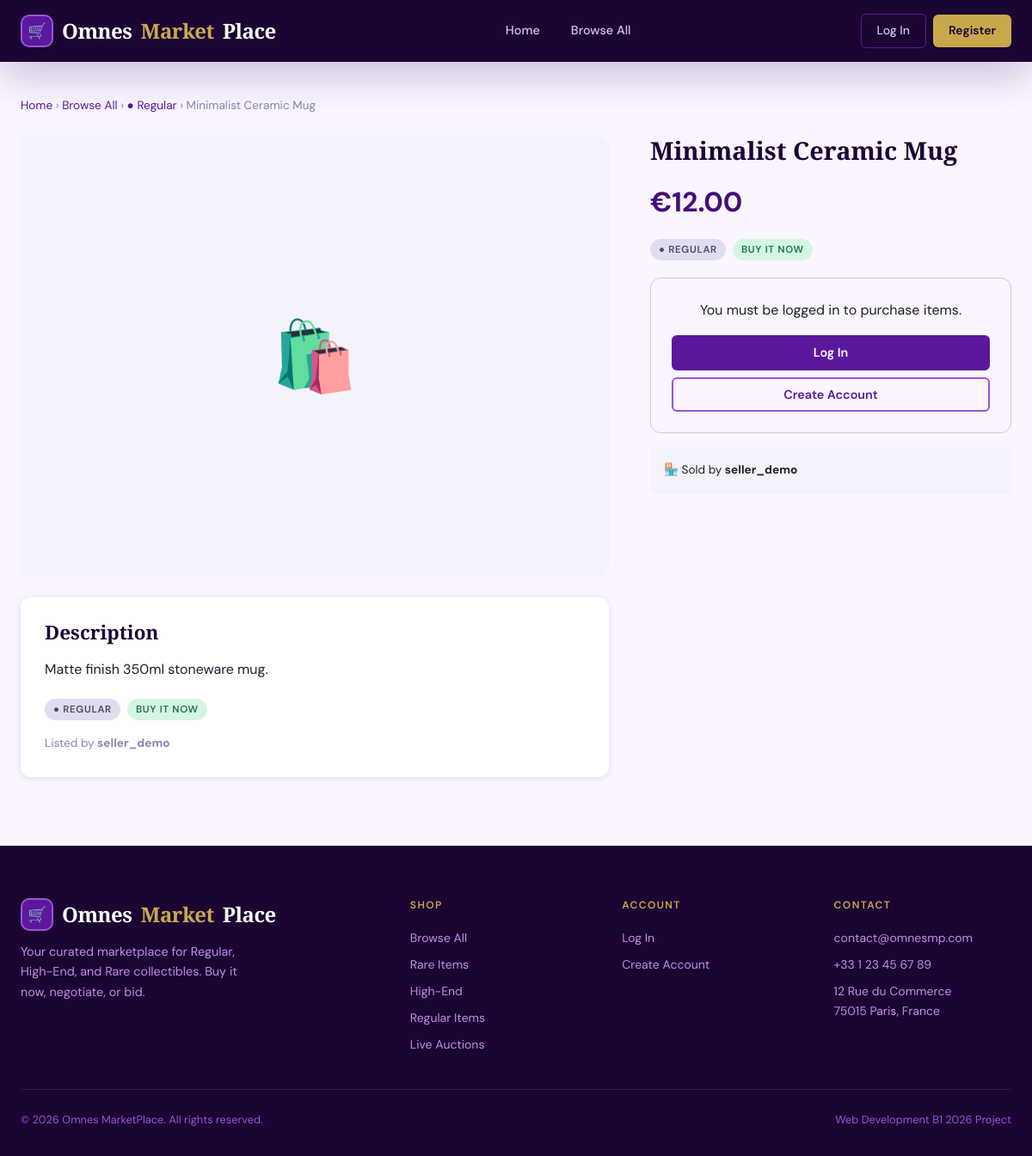
Screenshot of /product.php?id=1 with the database file from the repository.
### tables this page shows
CREATE TABLE IF NOT EXISTS products (
    id            INT AUTO_INCREMENT PRIMARY KEY,
    seller_id     INT NOT NULL,
    name          VARCHAR(200) NOT NULL,
    description   TEXT,
    defects       TEXT,
    price         DECIMAL(10,2) NOT NULL,
    category      ENUM('rare','high_end','regular') NOT NULL,
    sale_type     ENUM('buy_now','negotiation','best_offer') NOT NULL DEFAULT 'buy_now',
    image         VARCHAR(255),
    video_url     VARCHAR(255),
    auction_start DATETIME,
    auction_end   DATETIME,
    is_sold       TINYINT(1) DEFAULT 0,
    created_at    TIMESTAMP DEFAULT CURRENT_TIMESTAMP,
    FOREIGN KEY (seller_id) REFERENCES users(id) ON DELETE CASCADE
);

CREATE TABLE IF NOT EXISTS users (
    id            INT AUTO_INCREMENT PRIMARY KEY,
    username      VARCHAR(60)  NOT NULL UNIQUE,
    email         VARCHAR(120) NOT NULL UNIQUE,
    password_hash VARCHAR(255) NOT NULL,
    role          ENUM('admin','seller','buyer') NOT NULL DEFAULT 'buyer',
    first_name    VARCHAR(60),
    last_name     VARCHAR(60),
    phone         VARCHAR(30),
    address_line1 VARCHAR(150),
    address_line2 VARCHAR(150),
    city          VARCHAR(80),
    postal_code   VARCHAR(20),
    country       VARCHAR(80),
    profile_photo VARCHAR(255),
    created_at    TIMESTAMP DEFAULT CURRENT_TIMESTAMP
);

### includes/functions.php (called while the page is built, shortened)
<?php
function formatPrice($price) {
    return '€' . number_format((float)$price, 2, '.', ',');
}
function getCategoryLabel($category) {
    $labels = [
        'rare'     => '✦ Rare',
        'high_end' => '◈ High-End',
        'regular'  => '● Regular',
    ];
    return $labels[$category] ?? ucfirst($category);
}
function getSaleTypeLabel($sale_type) {
    $labels = [
        'buy_now'     => 'Buy It Now',
        'negotiation' => 'Negotiation',
        'best_offer'  => 'Best Offer',
    ];
    return $labels[$sale_type] ?? ucfirst($sale_type);
}
function getProductById($conn, $id) {
    $stmt = $conn->prepare(
        "SELECT p.*, u.username AS seller_name
         FROM products p
         LEFT JOIN users u ON p.seller_id = u.id
         WHERE p.id = ?"
    );
    $stmt->bind_param('i', $id);
    $stmt->execute();
    return $stmt->get_result()->fetch_assoc();
}
?>

### includes/sessions.php (called while the page is built, shortened)
<?php
function isLoggedIn() {
    return isset($_SESSION['user_id']) && !empty($_SESSION['user_id']);
}
?>

### product.php (the view, shortened to what this page needs)
<?php
require_once 'includes/sessions.php';
require_once 'includes/db.php';
require_once 'includes/functions.php';
$id = isset($_GET['id']) ? (int)$_GET['id'] : 0;
$product = getProductById($conn, $id);
$img = !empty($product['image']) ? 'assets/uploads/' . htmlspecialchars($product['image']) : null;
$placeholder_icons = ['rare'=>'💎','high_end'=>'🪑','regular'=>'🛍️'];
$icon = $placeholder_icons[$product['category']] ?? '📦';
require_once 'templates/header.php';
?>
<div class="container">
    <nav style="margin-bottom:24px;font-size:0.85rem;color:var(--gray-400);">
        <a href="index.php">Home</a> &rsaquo;
        <a href="products.php">Browse All</a> &rsaquo;
        <a href="products.php?cat=<?php echo htmlspecialchars($product['category']); ?>"><?php echo getCategoryLabel($product['category']); ?></a> &rsaquo;
        <span><?php echo htmlspecialchars($product['name']); ?></span>
    </nav>
    <div class="product-detail-grid">
        <div>
            <div class="product-detail-img">
                <?php if ($img): ?>
                    <img src="<?php echo $img; ?>" alt="<?php echo htmlspecialchars($product['name']); ?>">
                <?php else: ?>
                    <div style="display:flex;align-items:center;justify-content:center;height:100%;font-size:5rem;color:var(--purple-300);">
                        <?php echo $icon; ?>
                    </div>
                <?php endif; ?>
            </div>
            <div style="background:var(--white);border-radius:var(--radius-md);padding:28px;margin-top:24px;box-shadow:var(--shadow-sm);">
                <h3 style="margin-bottom:16px;">Description</h3>
                <p><?php echo nl2br(htmlspecialchars($product['description'])); ?></p>
                <div style="margin-top:20px;display:flex;gap:8px;flex-wrap:wrap;">
                    <span class="badge badge-<?php echo str_replace('_','-',$product['category']); ?>">
                        <?php echo getCategoryLabel($product['category']); ?>
                    </span>
                    <span class="badge badge-<?php echo str_replace('_','-',$product['sale_type']); ?>">
                        <?php echo getSaleTypeLabel($product['sale_type']); ?>
                    </span>
                </div>
                <?php if ($product['seller_name']): ?>
                    <p class="text-small text-muted" style="margin-top:16px;">
                        Listed by <strong><?php echo htmlspecialchars($product['seller_name']); ?></strong>
                    </p>
                <?php endif; ?>
            </div>
        </div>
        <div class="product-detail-side">
            <h1 style="font-size:1.8rem;"><?php echo htmlspecialchars($product['name']); ?></h1>
            <div class="detail-price"><?php echo formatPrice($product['price']); ?></div>
            <div class="detail-meta">
                <span class="badge badge-<?php echo str_replace('_','-',$product['category']); ?>">
                    <?php echo getCategoryLabel($product['category']); ?>
                </span>
                <span class="badge badge-<?php echo str_replace('_','-',$product['sale_type']); ?>">
                    <?php echo getSaleTypeLabel($product['sale_type']); ?>
                </span>
            </div>
            <?php if ($product['is_sold']): ?>
                <div class="alert alert-warning">This item has been sold.</div>
            <?php elseif (!isLoggedIn()): ?>
                <div style="background:var(--purple-50);border:1.5px solid var(--purple-200);border-radius:var(--radius-md);padding:24px;text-align:center;">
                    <p style="margin-bottom:16px;">You must be logged in to purchase items.</p>
                    <a href="login.php" class="btn btn-primary btn-full">Log In</a>
                    <a href="register.php" class="btn btn-secondary btn-full" style="margin-top:8px;">Create Account</a>
                </div>
            <?php endif; ?>
            <?php if ($product['seller_name']): ?>
            <div style="margin-top:16px;padding:16px;background:var(--gray-100);border-radius:var(--radius-sm);font-size:0.85rem;">
                🏪 Sold by <strong><?php echo htmlspecialchars($product['seller_name']); ?></strong>
            </div>
            <?php endif; ?>
        </div>
    </div>
</div>
<?php require_once 'templates/footer.php'; ?>

### assets/styles/main.css (style rules this page uses)
:root { --purple-900: #1a0533; --purple-800: #2d0a52; --purple-700: #430e78; --purple-600: #5b189e; --purple-500: #7b2fbe; --purple-400: #9d53d4; --purple-300: #c08de8; --purple-200: #ddbef5; --purple-100: #f1e3fc; --purple-50: #faf5ff; --lavender: #9f85c8; --gold: #c9a84c; --gold-light: #e8d5a0; --cream: #fdf8f0; --white: #ffffff; --gray-800: #1f1f2e; --gray-600: #4a4a6a; --gray-400: #8888aa; --gray-200: #e0ddf0; --gray-100: #f4f2fb; --danger: #e74c3c; --success: #27ae60; --warning: #f39c12; --info: #2980b9; --font-display: 'Playfair Display', Georgia, serif; --font-body: 'DM Sans', sans-serif; --radius-sm: 6px; --radius-md: 12px; --radius-lg: 20px; --radius-xl: 32px; --shadow-sm: 0 2px 8px rgba(43,11,90,0.10); --shadow-md: 0 6px 24px rgba(43,11,90,0.15); --shadow-lg: 0 16px 48px rgba(43,11,90,0.22); --transition: 0.25s ease; --nav-height: 72px; }
*, *::before, *::after { box-sizing: border-box; margin: 0; padding: 0; }
html { scroll-behavior: smooth; }
body { font-family: var(--font-body); background-color: var(--purple-50); color: var(--gray-800); line-height: 1.65; min-height: 100vh; display: flex; flex-direction: column; }
a { color: var(--purple-600); text-decoration: none; transition: color var(--transition); }
h1, h2, h3, h4, h5, h6 { font-family: var(--font-display); line-height: 1.2; color: var(--purple-900); }
h1 { font-size: clamp(2rem, 5vw, 3.5rem); }
h3 { font-size: 1.4rem; }
p { margin-bottom: 0.75rem; }
p:last-child { margin-bottom: 0; }
.container { width: 100%; max-width: 1280px; margin: 0 auto; padding: 0 24px; }
.btn { display: inline-flex; align-items: center; justify-content: center; gap: 8px; font-family: var(--font-body); font-weight: 600; font-size: 0.9rem; padding: 11px 24px; border-radius: var(--radius-sm); border: 2px solid transparent; cursor: pointer; transition: all var(--transition); text-decoration: none; line-height: 1; }
.btn-primary { background: var(--purple-600); color: var(--white); border-color: var(--purple-600); }
.btn-secondary { background: transparent; color: var(--purple-600); border-color: var(--purple-400); }
.btn-full { width: 100%; }
.badge { display: inline-flex; align-items: center; gap: 4px; font-size: 0.72rem; font-weight: 600; padding: 3px 10px; border-radius: 100px; text-transform: uppercase; letter-spacing: 0.06em; }
.badge-regular { background: var(--gray-200); color: var(--gray-600); }
.badge-buy-now { background: #d5f5e3; color: #1a7a42; }
.product-detail-grid { display: grid; grid-template-columns: 1fr 420px; gap: 48px; align-items: start; }
.product-detail-img { border-radius: var(--radius-md); overflow: hidden; aspect-ratio: 4/3; background: var(--gray-100); }
.product-detail-side { position: sticky; top: calc(var(--nav-height) + 24px); }
.detail-price { font-size: 2rem; font-weight: 700; color: var(--purple-700); margin: 16px 0; }
.detail-meta { display: flex; gap: 8px; flex-wrap: wrap; margin-bottom: 20px; }
.text-muted { color: var(--gray-400); }
.text-small { font-size: 0.85rem; }

### rows the page displays
products: category "● Regular", name "Minimalist Ceramic Mug", category "🛍️", description "Matte finish 350ml stoneware mug.", category "● REGULAR", sale_type "BUY IT NOW", seller.username "seller_demo", price "€12.00"
